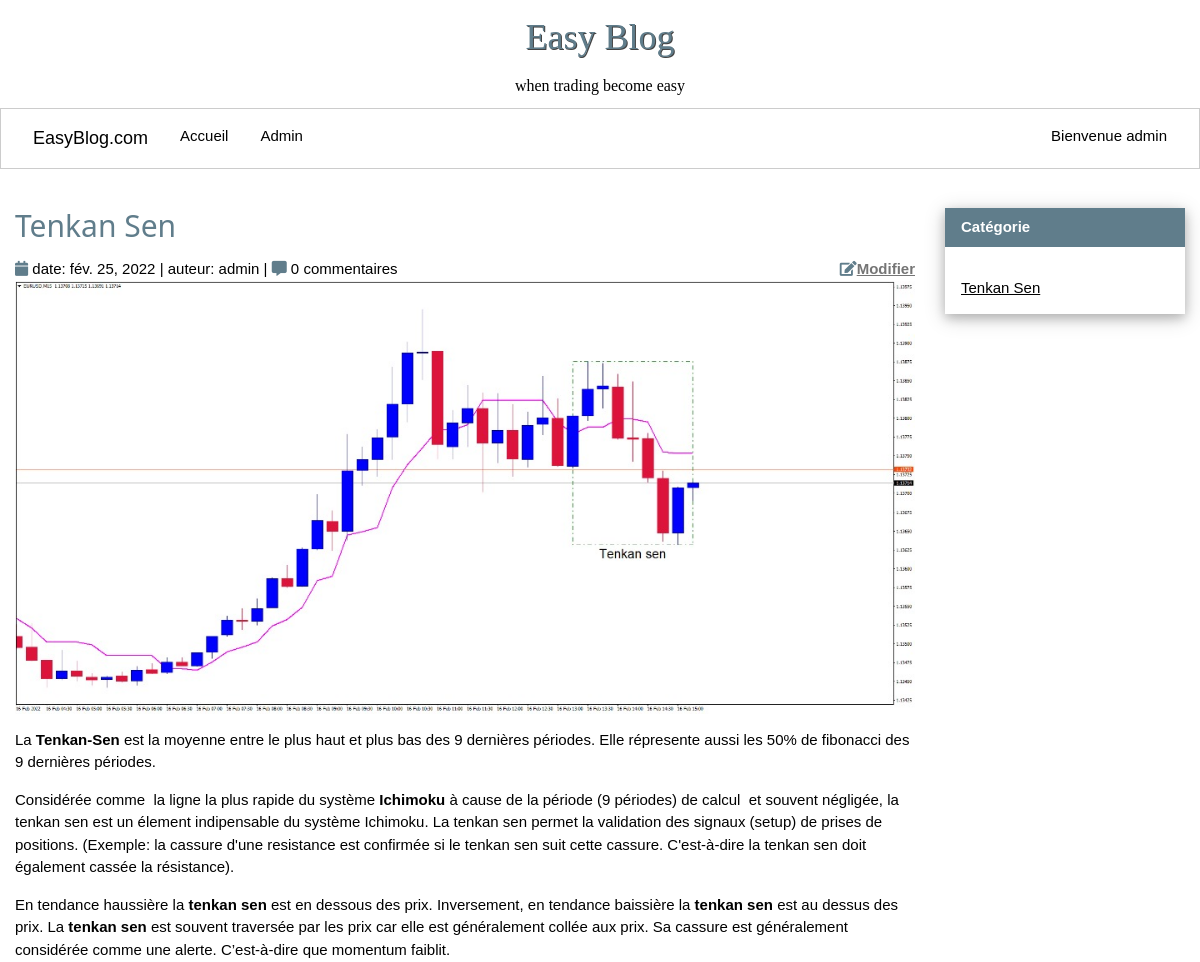
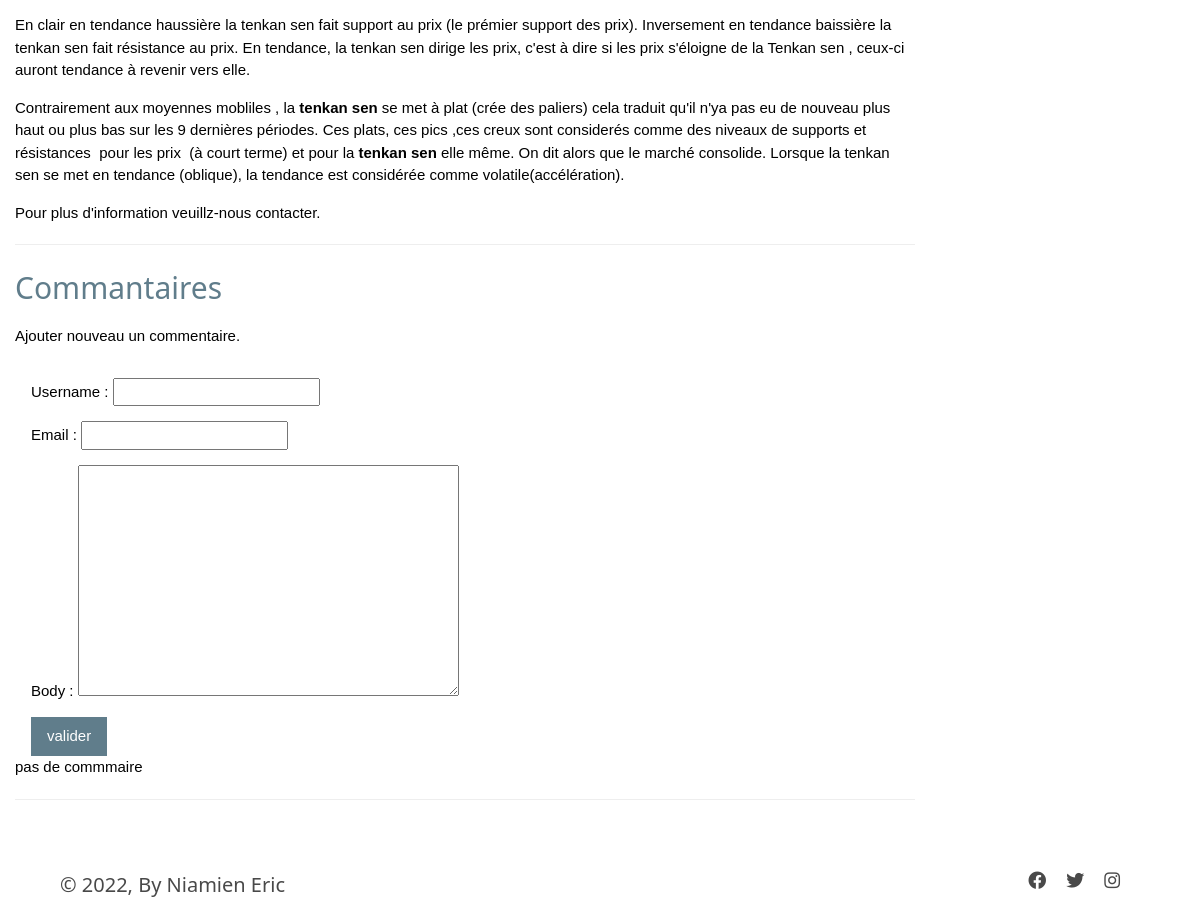
Screenshot of /post/tenkan-sen/ (signed in) with the database file from the repository (2 pictures, top to bottom).
### session/models.py (models this page shows)
class BlogUser(AbstractUser):
    pass

### post/models.py (models this page shows, shortened)
class BlogPost(models.Model):
    title = models.CharField(max_length=255, unique=True, verbose_name="Titre")
    slug = models.SlugField(max_length=255, unique=True, blank=True)
    author = models.ForeignKey(User, on_delete=models.SET_NULL, null=True, blank=True)
    last_updated = models.DateTimeField(auto_now=True)
    created_on = models.DateField(blank=True, null=True)
    published = models.BooleanField(default=False, verbose_name="Publié")
    images = models.ImageField(upload_to='media')
    content =  HTMLField()
    class Meta:
        ordering = ['-created_on']
        verbose_name = "Article"

### post/views.py (the view)
# urls.py: path('post/<slug:slug>/', views.postDetails,name='details'),
@login_required(login_url='signin')
def postDetails(request,slug):
    home = False
    posts = BlogPost.objects.all()
    post = get_object_or_404(posts,slug=slug)
    comments = Comment.objects.filter(post=post.id)
    new_comment = None
    if request.method == 'POST':
        comment_form = CommentForm(data=request.POST)
        if comment_form.is_valid():
            new_comment = comment_form.save(commit=False)
            new_comment.post = post
            new_comment.save()
    else:
        comment_form = CommentForm()
    context = {'post':post,
               'posts':posts,
               'home':home,
                'comments':comments,
                'new_comment':new_comment,
                'comment_form':comment_form}
    return render(request,'post/details.html',context)

### forms.py
class CommentForm(forms.ModelForm):
    class Meta:
        model = Comment
        fields = ['username','email','body']

### templates/post/details.html (shortened to what this page needs)
{% extends 'main.html' %}
{% load static %}
{% block headcontent %}
    <link rel="stylesheet" href="{% static 'css/details.css' %}">
{% endblock %}
{% block content %}
    <div class="container-principal">
        <div class="container-content">
            <div class="title">
                <h2 class="w3-text-blue-grey">{{post.title}}</h2>
                <i class='fa fa-calendar w3-text-blue-grey'></i>
                <span>date: {{post.created_on}}</span> |
                <span>auteur: {{post.author}}</span> |
                <i class='fas fa-comment-alt  w3-text-blue-grey'></i>
                <span>
                    {% with comments.count as total_comments  %}
                        {{total_comments}} commentaire{{total_comments|pluralize}}
                    {% endwith %}
                </span>
                {% if user.username == 'admin' %}
                <span class="w3-right">
                    <i class='fa fa-edit w3-text-blue-grey'></i><a href="{% url 'update' post.slug %}" class="w3-text-grey"><b>Modifier</b></a>
                    </span>
                {% endif %}
            </div>
            <div class="image">
                <img class="image-card" src="{{post.images.url}}" alt="Alps">
            </div>
            <div class="content-card">
                <p>{{post.content|safe}}</p>
                <hr>
            </div>
            <div class="content-comment">
                <h2 class="w3-text-blue-grey">Commantaires</h2>
                    {% if new_comment %}
                        <span> le commentaire a été envoyé </span>
                    {% else %}
                        <p>Ajouter nouveau un commentaire.</p>
                        <form method='POST' class="w3-container">
                            {{comment_form.as_p}}
                            <input class="w3-btn w3-blue-grey" type="submit" value="valider">
                        </form>
                    {% endif %}
                {% for comment in comments %}
                    <span>
                        {{comment.created}}
                    </span><br>
                    <span>* {{forloop.counter}} - {{comment.username}}</span>: {{comment.body}}<br>
                    {% empty %}
                    <span>
                        pas de commmaire
                    </span><br>
                {% endfor %}
                <hr>
            </div>
        </div>
        <div class="container-aside" >
            <div class="w3-card-4">
                <header class="gray-color">
                    <p class="w3-padding w3-blue-grey"><b>Catégorie</b></p>
                </header>
                <div class="w3-container">
                    {% for post in posts %}
                        {% if post.published %}
                            <p><a href="{% url 'details' post.slug %}">{{post.title}}</a></p>
                        {% endif %}
                    {% endfor %}
                </div>
            </div>
        </div>
    </div>
{% endblock content %}

### templates/base/navbar.html (shortened to what this page needs)
<h1 class="w3-center w3-text-blue-grey" style="font-family: 'Pacifico', cursive;text-shadow:1px 1px 0 #444">Easy Blog</h1>
<h6 class="w3-center" style="font-family: 'Comfortaa', cursive;">when trading become easy</h6>
<div class="w3-bar w3-padding w3-border">
    <a href="#" class="w3-bar-item w3-button w3-mobile w3-hover-none" style="font-size: large;">EasyBlog.com</a>
    {% if home %}
        <a href="#article" class="w3-bar-item w3-button w3-mobile w3-hover-none">Article</a>
        <a href="{% url 'contact' %}" class="w3-bar-item w3-button w3-mobile w3-hover-none">Contact</a>
        <a href="#about" class="w3-bar-item w3-button w3-mobile w3-hover-none">A Propos</a>
    {% else %}
        <a href="{% url 'home' %}" class="w3-bar-item w3-button w3-mobile w3-hover-none">Accueil</a>
    {% endif %}
    {% if user.username == 'admin' %}
    <div class="w3-dropdown-hover w3-mobile">
        <button class="w3-button">Admin</button>
      </div>
    {% endif %}
    {% if user.is_authenticated %}
    <div class="w3-dropdown-hover w3-mobile w3-right">
        <button class="w3-button w3-hover-none">Bienvenue {{user.username}}</button>
    </div>
    {% else %}
        <a href="{% url 'signin' %}" class="w3-bar-item w3-button w3-right w3-mobile w3-hover-blue">se connecter</a>
    {% endif %}
</div>

### static/css/w3.css (style rules this page uses)
*,*:before,*:after { box-sizing:inherit }
html { -ms-text-size-adjust:100%;-webkit-text-size-adjust:100% }
body { margin:0 }
article,aside,details,figcaption,figure,footer,header,main,menu,nav,section { display:block }
a { background-color:transparent }
b,strong { font-weight:bolder }
img { border-style:none }
hr { box-sizing:content-box;height:0;overflow:visible }
button,input,select,textarea,optgroup { font:inherit;margin:0 }
button,input { overflow:visible }
button,select { text-transform:none }
button,[type=button],[type=reset],[type=submit] { -webkit-appearance:button }
textarea { overflow:auto }
html,body { font-family:Verdana,sans-serif;font-size:15px;line-height:1.5 }
html { overflow-x:hidden }
h1 { font-size:36px }
h2 { font-size:30px }
h6 { font-size:16px }
h1,h2,h3,h4,h5,h6 { font-family:"Segoe UI",Arial,sans-serif;font-weight:400;margin:10px 0 }
hr { border:0;border-top:1px solid #eee;margin:20px 0 }
img { vertical-align:middle }
a { color:inherit }
.w3-btn,.w3-button { border:none;display:inline-block;padding:8px 16px;vertical-align:middle;overflow:hidden;text-decoration:none;color:inherit;background-color:inherit;text-align:center;cursor:pointer;white-space:nowrap }
.w3-btn,.w3-button { -webkit-touch-callout:none;-webkit-user-select:none;-khtml-user-select:none;-moz-user-select:none;-ms-user-select:none;user-select:none }
.w3-dropdown-click,.w3-dropdown-hover { position:relative;display:inline-block;cursor:pointer }
.w3-bar { width:100%;overflow:hidden }
.w3-bar .w3-bar-item { padding:8px 16px;float:left;width:auto;border:none;display:block;outline:0 }
.w3-bar .w3-dropdown-hover,.w3-bar .w3-dropdown-click { position:static;float:left }
.w3-bar .w3-button { white-space:normal }
.w3-container:after,.w3-container:before,.w3-panel:after,.w3-panel:before,.w3-row:after,.w3-row:before,.w3-row-padding:after,.w3-row-padding:before, .w3-cell-row:before,.w3-cell-row:after,.w3-clear:after,.w3-clear:before,.w3-bar:before,.w3-bar:after { content:"";display:table;clear:both }
.w3-container,.w3-panel { padding:0.01em 16px }
.w3-card-4,.w3-hover-shadow:hover { box-shadow:0 4px 10px 0 rgba(0,0,0,0.2),0 4px 20px 0 rgba(0,0,0,0.19) }
.w3-center { text-align:center!important }
.w3-border { border:1px solid #ccc!important }
.w3-padding { padding:8px 16px!important }
.w3-right { float:right!important }
.w3-blue-grey,.w3-hover-blue-grey:hover,.w3-blue-gray,.w3-hover-blue-gray:hover { color:#fff!important;background-color:#607d8b!important }
.w3-text-blue-grey,.w3-hover-text-blue-grey:hover,.w3-text-blue-gray,.w3-hover-text-blue-gray:hover { color:#607d8b!important }
.w3-text-grey,.w3-hover-text-grey:hover,.w3-text-gray,.w3-hover-text-gray:hover { color:#757575!important }

### static/css/main.css (style rules this page uses)
body { margin: 0; padding: 0; }

### static/css/details.css (style rules this page uses)
.container-principal { margin-top: 2%; display: flex; justify-content: space-around; flex-wrap: wrap; width: 100%; }
.container-content { width: 75%; }
.image-card { width: 100%; }
.container-aside { width: 20%; }

### rows the page displays
BlogUser: username "admin"
BlogPost: title "Tenkan Sen", created_on "fév. 25, 2022", author "admin", images (picture), content "La Tenkan-Sen est la moyenne entre le plus haut et plus bas des 9 dernières périodes. Elle répresente aussi les 50% de fibonacci des 9 dernières périodes. Considérée comme la ligne la plus rapide du système Ichimoku à cause de la période (9 périodes) de calcul et souvent négligée, la tenkan sen est un élement indipensable du système Ichimoku. La tenkan sen permet la validation des signaux (setup) de prises de positions. (Exemple: la cassure d'une resistance est confirmée si le tenkan sen suit cette cassure. C'est-à-dire la tenkan sen doit également cassée la résistance). En tendance haussière la tenkan sen est en dessous des prix. Inversement, en tendance baissière la tenkan sen est au…"

### other values shown
{{ total_comments }} "0"
